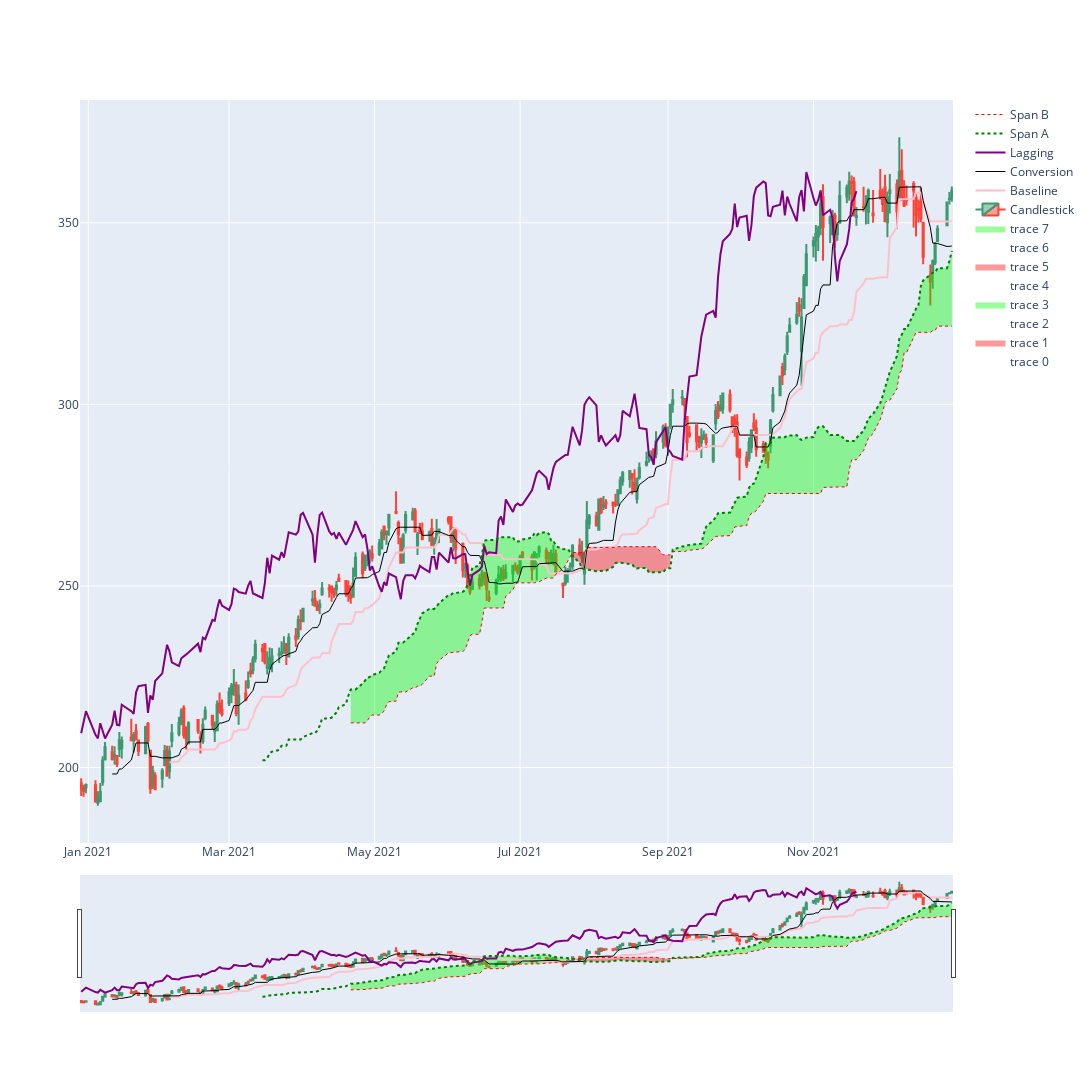

Source (notebook cell):
### Markdown cell above
## Analyze Best Performers with Ichimoku

### Code cell
get_Ichimoku('ODFL')
